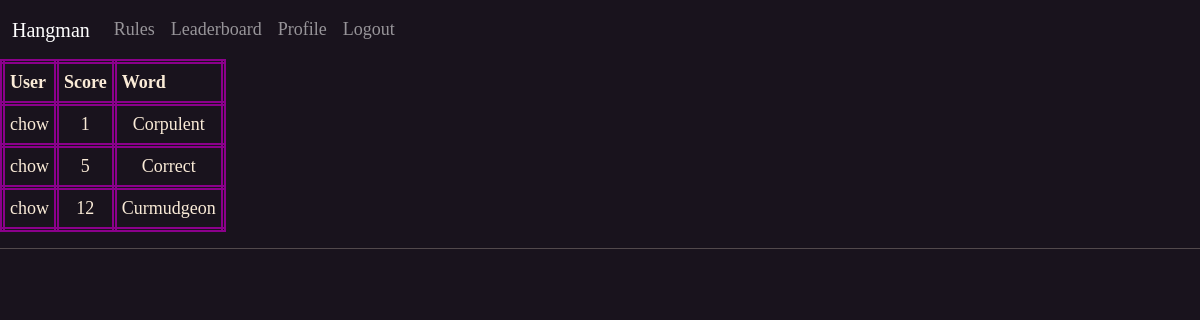
The page /leaderboard (signed in) on the database its author committed.
### app/models.py (models this page shows, shortened)
class User(UserMixin, db.Model):
    id = db.Column(db.Integer, primary_key=True)
    email = db.Column(db.String(60), index=True, unique=True)
    username = db.Column(db.String(60), index=True, unique=True)
    password_hash = db.Column(db.String(128))
    last_seen = db.Column(db.DateTime, default=datetime.utcnow)

class Words(db.Model):
    id = db.Column(db.Integer, primary_key=True)
    word = db.Column(db.String(60), index=True, unique=True)
    definition = db.Column(db.String(60), index=True, unique=True)

### app/routes.py (the view)
@app.route('/leaderboard', methods=['GET', 'POST'])
def leaderboard():
    player_scores = []
    for score in Scores.query.all():
        player_scores.append([User.query.get(score.user_id).username,
                             score.number_of_guesses, Words.query.get(score.word_id).word])
    return render_template('leaderboard.html', user_score=player_scores)

### app/models.py (called while the page is built)
@login.user_loader
def load_user(id):
    return User.query.get(int(id))

### app/routes.py (called while the page is built)
@app.before_request
def before_request():
    if current_user.is_authenticated:
        current_user.last_seen = datetime.utcnow()
        db.session.commit()

### app/templates/leaderboard.html
{% extends 'base.html'%}
{% block content %}
<table>
    <tr>
        <th class="scores">User </th>
        <th class="scores">Score</th>
        <th class="scores">Word</th>
    </tr>
    {% for item, item2, item3 in user_score %}
    <tr>
        <td class="scores">{{item}}</td>
        <td class="scores" style="text-align: center;">{{item2}}</td>
        <td class="scores" style="text-align: center;">{{item3}}</td>
    </tr>
    {% endfor %}
</table>
{%endblock%}

### app/static/Hangman.css (style rules this page uses)
body { background-color: rgb(25, 19, 29); color: antiquewhite; font-family: cursive, 'Times New Roman', Times, serif, Georgia; font-size: large; }
.scores { border: 5px double darkmagenta; padding: 5px; }

### rows shown on the page
User: user_score "chow" "chow" "chow"
Words: user_score "Corpulent"
Words: user_score "Correct"
Words: user_score "Curmudgeon"

### other values the page prints
{{ item2 }} "1" "5" "12"
